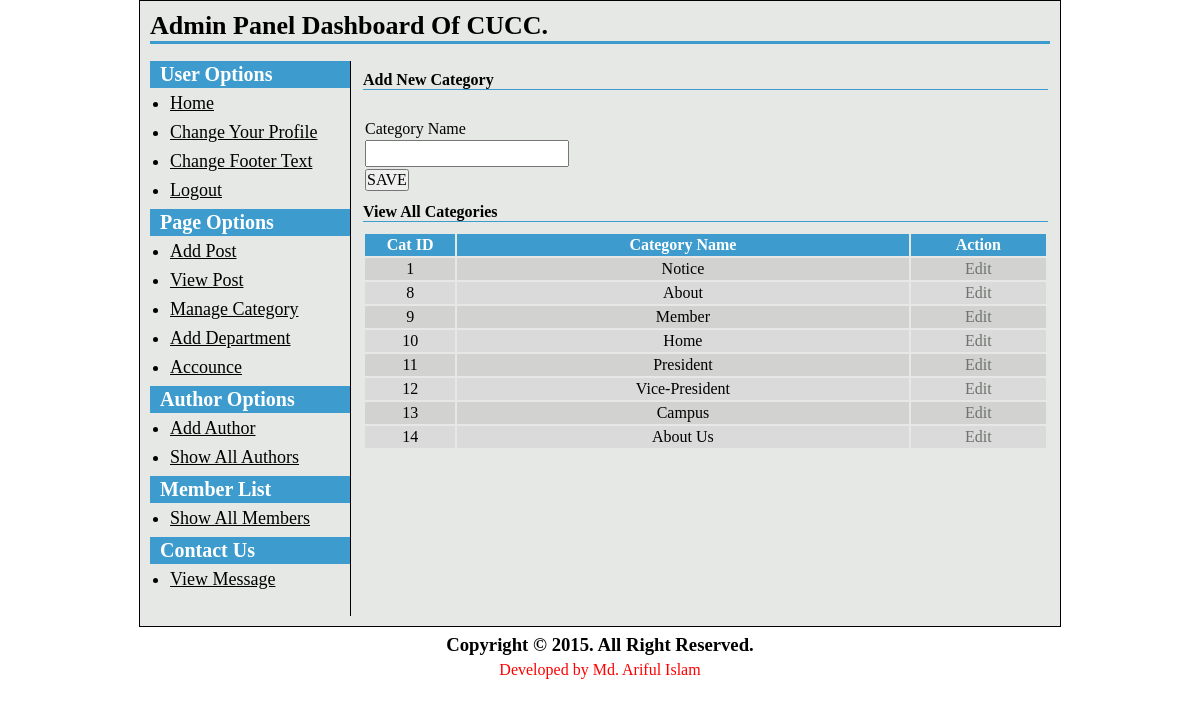
The app's page /admin/manage-category.php (signed in) with its own data.
### tables this page shows
CREATE TABLE IF NOT EXISTS `tbl_category` (
  `cat_id` int(11) NOT NULL,
  `cat_name` varchar(255) NOT NULL
);

### admin/manage-category.php (the view, shortened to what this page needs)
<?php
include("../config.php");
?>
<?php include("header.php"); ?>
<h2>Add New Category</h2>
<p>&nbsp;</p>
<form action="" method="post">
<table class="tbl1">
<tr>
	<td>Category Name</td>
</tr>
<tr>
	<td><input class="short" type="text" name="cat_name"></td>
</tr>
<tr>
	<td><input type="submit" value="SAVE" name="form1"></td>
</tr>
</table>
</form>
<h2>View  All Categories</h2>
<table class="tbl2" width="100%">
	<tr>
		<th width="10%">Cat ID</th>
		<th width="50%">Category Name</th>
		<th width="15%">Action</th>
	</tr>
	<?php
	$i=0;
	$statement = $db->prepare("SELECT * FROM tbl_category ORDER BY cat_id ASC");
	$statement->execute();
	$result = $statement->fetchAll(PDO::FETCH_ASSOC);
	foreach($result as $row)
	{
		$i++;
		?>
		<tr>
		<td><?php echo $row['cat_id']; ?></td>
		<td><?php echo $row['cat_name']; ?></td>
		<td>
			<a class="fancybox" href="#inline<?php echo $i; ?>">Edit</a>
			</td>
		</tr>
		<?php
	}
	?>
</table>
<?php include("footer.php"); ?>

### style-admin.css (style rules this page uses)
* { padding: 0; margin: 0; }
body, input, textarea, select { font-family: 'Times New Roman', arial; font-size: 16px; }
input[type='submit'] { cursor: pointer; }
input.short[type='text'], input.short[type='password'] { width: 200px; }
table.tbl1 { margin-top: 10px; }
table.tbl1 tr td input[type='text'] { height: 23px; line-height: 23px; }
table.tbl2 { margin-top: 10px; }
table.tbl2 tr th, table.tbl2 tr td { padding: 2px; }
table.tbl2 tr td { text-align: center; }
table.tbl2 tr th { background-color: #3d9ccd; color: #fff; }
table.tbl2 tr:nth-child(2n+1) td { background-color: #d9dad9; }
table.tbl2 tr:nth-child(2n) td { background-color: #d2d3d1; }
table.tbl2 tr td a { color: #70726e; text-decoration: none; }
#content h2 { font-size: 16px; color: #000; border-bottom: 1px solid #3d9ccd; margin-top: 10px; }

### records on screen
tbl_category: cat_id "1", cat_name "Notice"
tbl_category: cat_id "8", cat_name "About"
tbl_category: cat_id "9", cat_name "Member"
tbl_category: cat_id "10", cat_name "Home"
tbl_category: cat_id "11", cat_name "President"
tbl_category: cat_id "12", cat_name "Vice-President"
tbl_category: cat_id "13", cat_name "Campus"
tbl_category: cat_id "14", cat_name "About Us"
